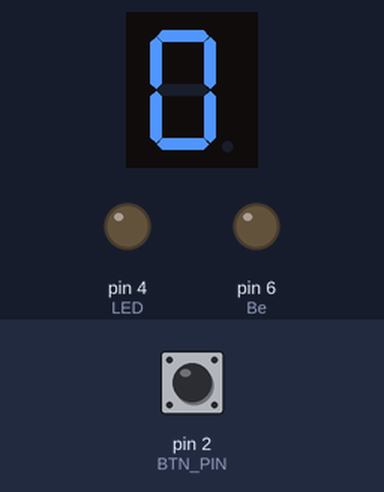
Bench run of a sketch on a simulated Arduino Uno, built with avr-gcc and run on an emulated ATmega328P. Shown: 1-digit seven-segment display, output pins drawn as LEDs (lit = HIGH). Wiring (inferred from the names in the program): 1-digit 7-segment display, segments lit when LOW: segments pin 13, pin 12, pin 11, pin 10, pin 9, pin 8, pin 7. Inputs (shaded band) come from the test bench; at power-on: pin 2 (BTN_PIN) HIGH. The segment pins are drawn as the display they are named for; pins used as bus, display or sensor lines are not drawn.

Above: at 1.2 s.
1.3 s: pin 2 (BTN_PIN) pulled LOW for 0.15 s
At 1.8 s:
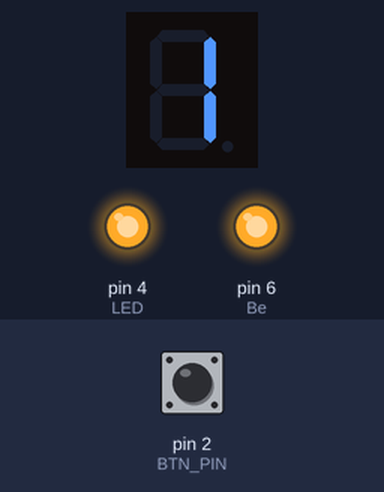
10.4 s: pin 2 (BTN_PIN) pulled LOW for 1 s
At 21.1 s:
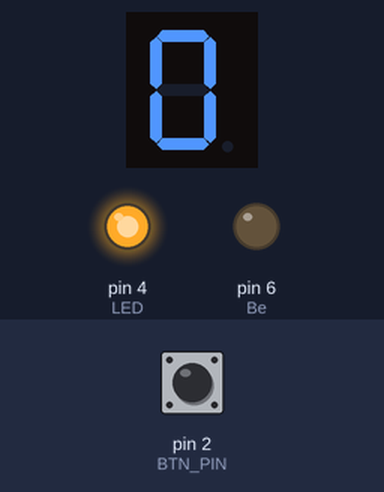
Timing chart, 0 to 22.8 s (numbered marks = the images above; inputs shaded):
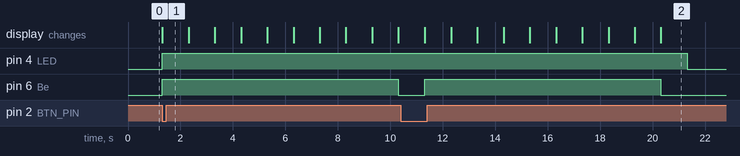

Measured:
- after the input at 1.3 s, pin 4 (LED): LOW → HIGH at once; pin 6 (Be): LOW → HIGH at once, → LOW 9.0 s later; the display: changes at once (image 1)
- after the input at 10.4 s, pin 4 (LED): HIGH → LOW after 10.9 s instead of 0.91 s; pin 6 (Be): LOW → HIGH after 0.92 s, → LOW 9.0 s later; the display: first changes after 0.92 s (image 2 shows a later state)

The sketch:

Contador_+_Bot_o.ino
```cpp
#define BTN_PIN 2
#define LED 4
int estado_btn = 0;
#define Ad 13
#define Bd 12
#define Cd 11
#define Dd 10
#define Ed 9
#define Fd 8
#define Gd 7
#define Be 6
#define Ce 5

#define tempo 1000

#define ON 0
#define OFF 1


void setup() {
  pinMode(BTN_PIN, INPUT_PULLUP);
  pinMode(LED, OUTPUT);
  pinMode(Ad, OUTPUT);
  pinMode(Bd, OUTPUT);
  pinMode(Cd, OUTPUT);
  pinMode(Dd, OUTPUT);
  pinMode(Ed, OUTPUT);
  pinMode(Fd, OUTPUT);
  pinMode(Gd, OUTPUT);
  pinMode(Be, OUTPUT);
  pinMode(Ce, OUTPUT);
}

void contador() {
  //digito 1
  digitalWrite(Ad, OFF);
  digitalWrite(Bd, ON);
  digitalWrite(Cd, ON);
  digitalWrite(Dd, OFF);
  digitalWrite(Ed, OFF);
  digitalWrite(Fd, OFF);
  digitalWrite(Gd, OFF);

  digitalWrite(Be, OFF);
  digitalWrite(Ce, OFF);
  delay(tempo);
  //digito 2
  digitalWrite(Ad, ON);
  digitalWrite(Bd, ON);
  digitalWrite(Cd, OFF);
  digitalWrite(Dd, ON);
  digitalWrite(Ed, ON);
  digitalWrite(Fd, OFF);
  digitalWrite(Gd, ON);

  digitalWrite(Be, OFF);
  digitalWrite(Ce, OFF);
  delay(tempo);
  //digito 3
  digitalWrite(Ad, ON);
  digitalWrite(Bd, ON);
  digitalWrite(Cd, ON);
  digitalWrite(Dd, ON);
  digitalWrite(Ed, OFF);
  digitalWrite(Fd, OFF);
  digitalWrite(Gd, ON);

  digitalWrite(Be, OFF);
  digitalWrite(Ce, OFF);
  delay(tempo);
  //DIGITO 4
  digitalWrite(Ad, OFF);
  digitalWrite(Bd, ON);
  digitalWrite(Cd, ON);
  digitalWrite(Dd, OFF);
  digitalWrite(Ed, OFF);
  digitalWrite(Fd, ON);
  digitalWrite(Gd, ON);

  digitalWrite(Be, OFF);
  digitalWrite(Ce, OFF);
  delay(tempo);
  //DIGITO 5
  digitalWrite(Ad, ON);
  digitalWrite(Bd, OFF);
  digitalWrite(Cd, ON);
  digitalWrite(Dd, ON);
  digitalWrite(Ed, OFF);
  digitalWrite(Fd, ON);
  digitalWrite(Gd, ON);

  digitalWrite(Be, OFF);
  digitalWrite(Ce, OFF);
  delay(tempo);
  //DIGITO 6
  digitalWrite(Ad, ON);
  digitalWrite(Bd, OFF);
  digitalWrite(Cd, ON);
  digitalWrite(Dd, ON);
  digitalWrite(Ed, ON);
  digitalWrite(Fd, ON);
  digitalWrite(Gd, ON);

  digitalWrite(Be, OFF);
  digitalWrite(Ce, OFF);
  delay(tempo);
  //DIGITO 7
  digitalWrite(Ad, ON);
  digitalWrite(Bd, ON);
  digitalWrite(Cd, ON);
  digitalWrite(Dd, OFF);
  digitalWrite(Ed, OFF);
  digitalWrite(Fd, OFF);
  digitalWrite(Gd, OFF);

  digitalWrite(Be, OFF);
  digitalWrite(Ce, OFF);
  delay(tempo);
  //DIGITO 8
  digitalWrite(Ad, ON);
  digitalWrite(Bd, ON);
  digitalWrite(Cd, ON);
  digitalWrite(Dd, ON);
  digitalWrite(Ed, ON);
  digitalWrite(Fd, ON);
  digitalWrite(Gd, ON);

  digitalWrite(Be, OFF);
  digitalWrite(Ce, OFF);
  delay(tempo);
  //DIGITO9
  digitalWrite(Ad, ON);
  digitalWrite(Bd, ON);
  digitalWrite(Cd, ON);
  digitalWrite(Dd, ON);
  digitalWrite(Ed, OFF);
  digitalWrite(Fd, ON);
  digitalWrite(Gd, ON);

  digitalWrite(Be, OFF);
  digitalWrite(Ce, OFF);
  delay(tempo);
  //DIGITO 10
  digitalWrite(Ad, ON);
  digitalWrite(Bd, ON);
  digitalWrite(Cd, ON);
  digitalWrite(Dd, ON);
  digitalWrite(Ed, ON);
  digitalWrite(Fd, ON);
  digitalWrite(Gd, OFF);

  digitalWrite(Be, ON);
  digitalWrite(Ce, ON);
  delay(tempo);
  loop();
}
void loop() {
  int leitura_btn = digitalRead(BTN_PIN);


  if (leitura_btn == 1) {
    digitalWrite(LED, LOW);
    digitalWrite(Ad, ON);
    digitalWrite(Bd, ON);
    digitalWrite(Cd, ON);
    digitalWrite(Dd, ON);
    digitalWrite(Ed, ON);
    digitalWrite(Fd, ON);
    digitalWrite(Gd, OFF);

    digitalWrite(Be, ON);
    digitalWrite(Ce, ON);
  }
  if (leitura_btn == 0) {
    digitalWrite(LED, HIGH);
    delay(10);
    contador();

  }

}
```
